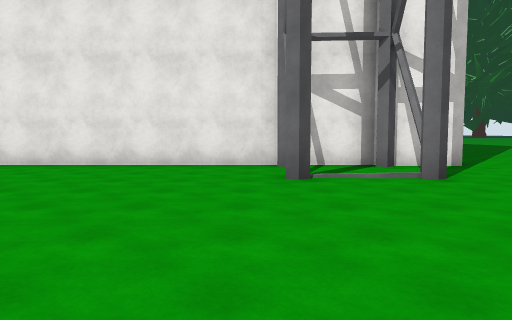
[1] (above)

15 first-person views from a walk through a Unity game level. The camera is 1.4 m above the floor, tilts 4° down and sees 70° across. The floor is counted in squares, 2 m on a side. Each view is taken from the middle of a square. On the plan, view 1 faces up. The plan holds only what a view shows up to about 11 squares ahead; the rest is blank. The place goes on beyond the plan. The player is left out. Surface patterns are stand-ins for the level's own textures.

[2]
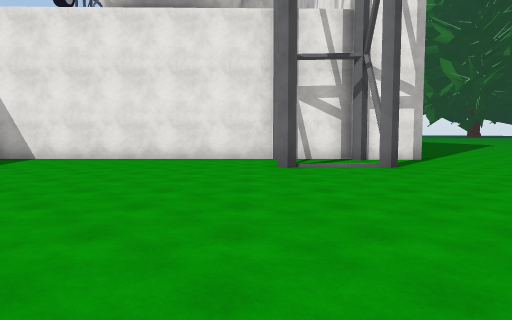

[3]
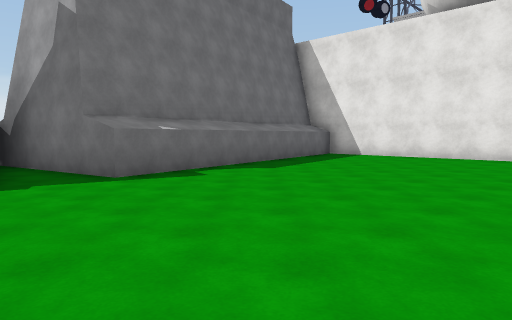

[4]
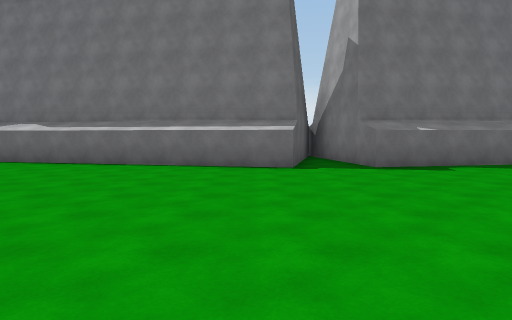

[5]
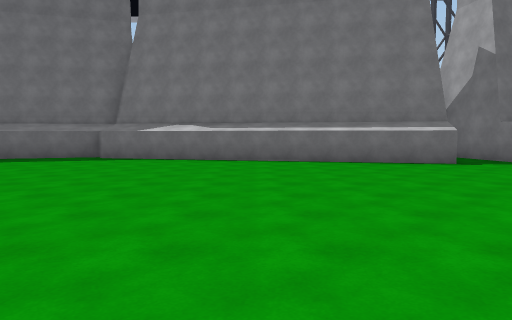

[6]
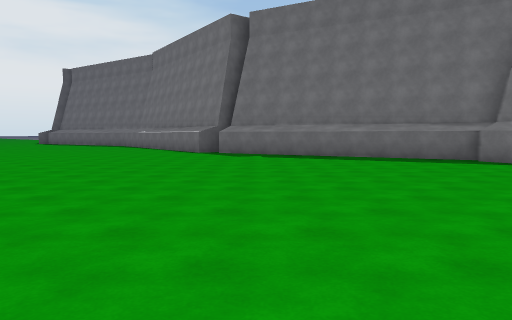

[7]
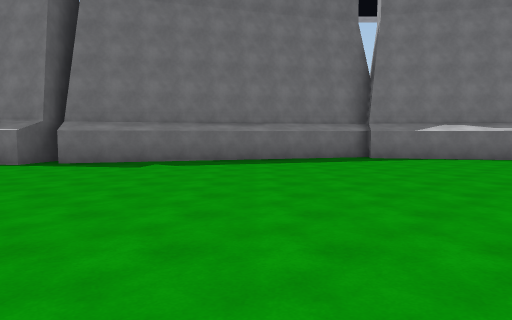

[8]
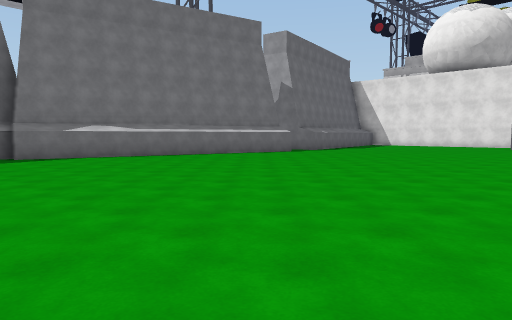

[9]
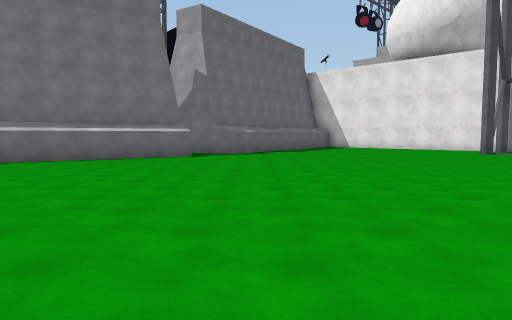

[10]
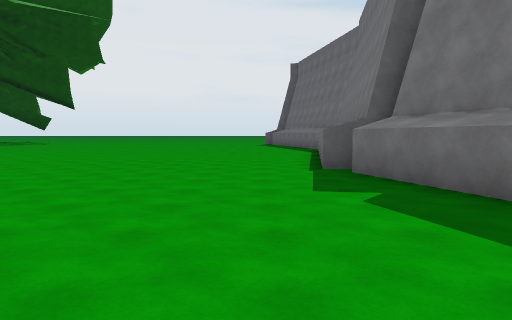

[11]
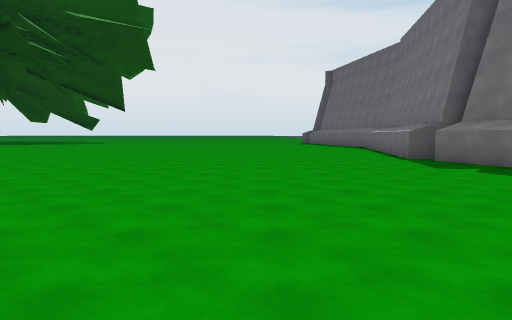

[12]
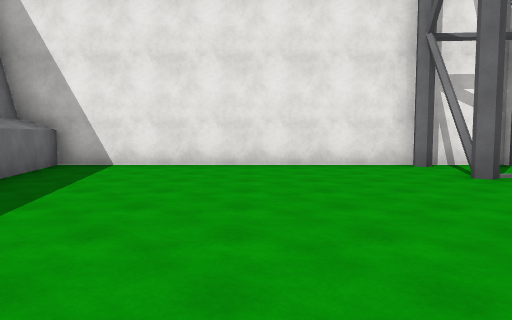

[13]
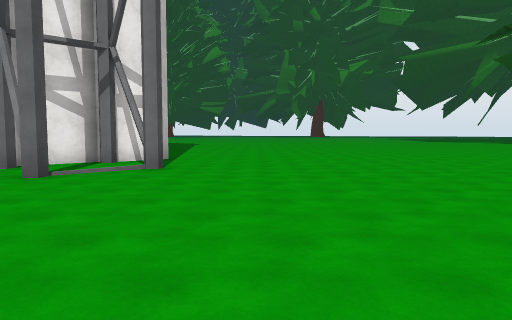

[14]
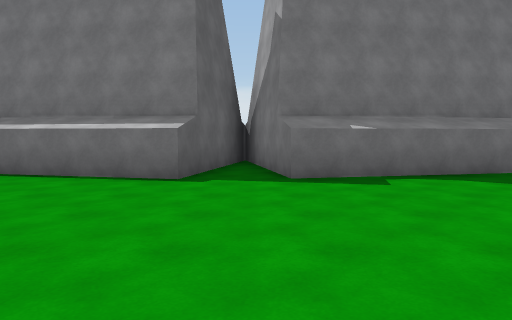

[15]
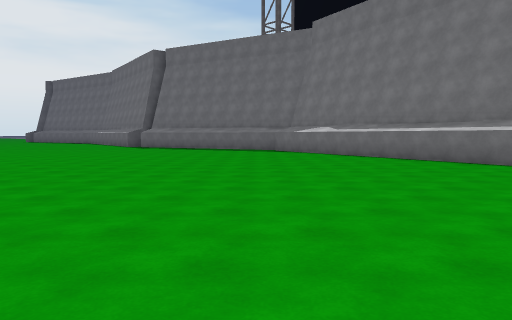

### Floor plan
Points are (right, up) in squares from view 1. A wall is a line through its corners. A room is listed if a view was taken in it or the views show most of it. See-through windows are left out.
Room 1 (views 1, 2, 3, 4, 5, 6, 7, 8, 9, 10, 11, 12, 13, 14, 15)
walls: (-8.3, -11.4) (-5.8, -19.8); (0.4, 5.7) (0.8, 6.6); (2.6, 5.6) (2.9, 6.6); (-6.8, -20.2) (-5.4, -20.5) (-5.5, -21.3); (2.7, 8.4) (-7.6, 8.4) (-5.8, -0.4) (-9.9, -1.3) (-5.7, -2.2) (-7.8, -11.7); (4.5, 8.1) (3, 8.1)

Where each view was taken, in squares from view 1:
view 1: 0 up, 0 right, facing up
view 2: 2 down, 0 right, facing up
view 3: 3 down, 0 right, facing up-left
view 4: 3 down, 2 right, facing left
view 5: 7 down, 3 right, facing left
view 6: 9 down, 3 right, facing down-left
view 7: 15 down, 3 right, facing left
view 8: 14 down, 4 right, facing up-left
view 9: 9 down, 4 right, facing up-left
view 10: 13 down, 4 left, facing down
view 11: 10 down, 1 left, facing down
view 12: 0 up, 3 left, facing up
view 13: 1 down, 1 left, facing up-right
view 14: 1 down, 0 right, facing left
view 15: 1 down, 4 right, facing down-left
